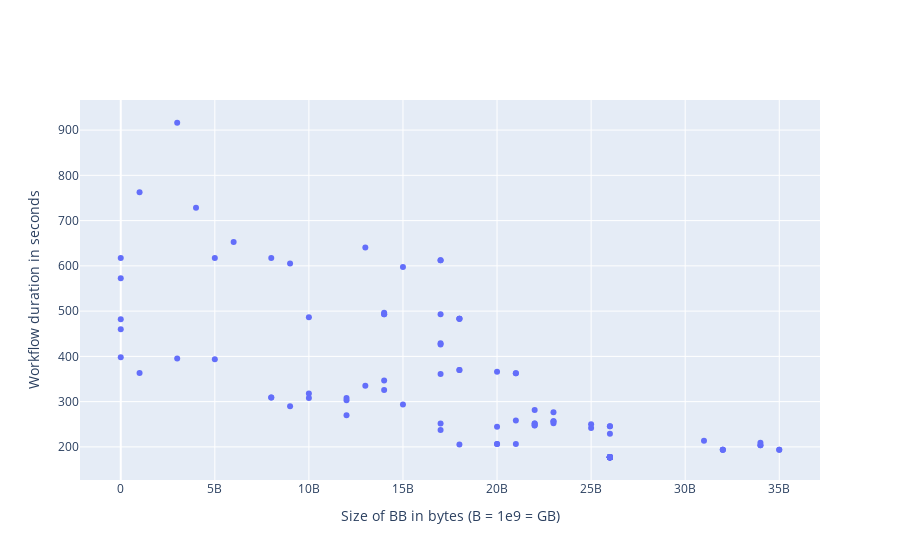

The cell this chart's notebook holds for it:
### Markdown cell above
Plotting Workflow duration Vs BB Size : do you recognize the plot?

### Code cell
import plotly.express as px
import plotly.graph_objects as go
colors = px.colors.qualitative.Plotly
fig = go.Figure()
fig.add_traces(go.Scatter(x=df['BB_size'], y = df['Fitness'], 
                          text = ["trial_index=" + str(i) for i in list(df.index)],
                          mode = 'markers', line=dict(color=colors[0])))
fig.update_xaxes(title_text='Size of BB in bytes (B = 1e9 = GB)')
fig.update_yaxes(title_text='Workflow duration in seconds')
fig.show()

### Figure 1 — Plotly figure (JSON) as saved in the notebook; plotly's stock layout.template omitted (floating-point values rounded to 4 significant figures; data arrays with more than 128 entries replaced by an {"elided": "..."} marker saying what was removed)
{"data": [{"line": {"color": "#636EFA"}, "mode": "markers", "text": {"elided": "130 str values"}, "type": "scatter", "x": {"elided": "130 float values"}, "y": {"elided": "130 float values"}}], "layout": {"xaxis": {"title": {"text": "Size of BB in bytes (B = 1e9 = GB)"}}, "yaxis": {"title": {"text": "Workflow duration in seconds"}}}}
